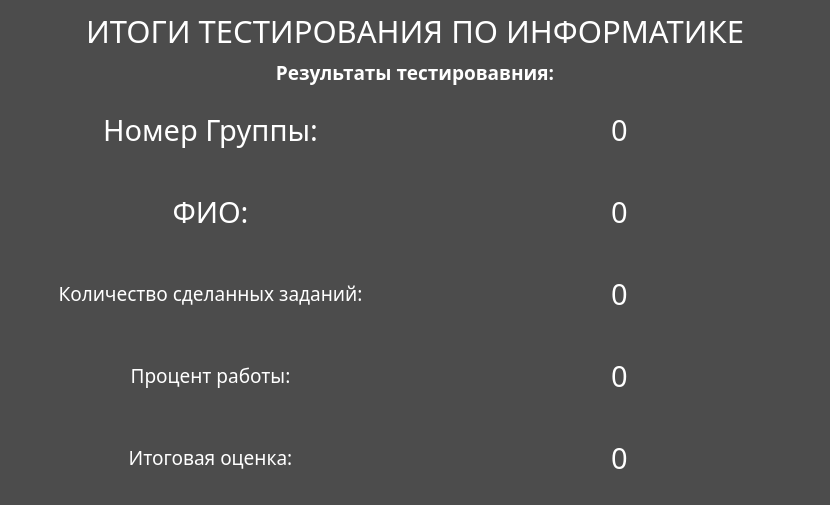
<?xml version="1.0" encoding="UTF-8"?>
<ui version="4.0">
 <class>MainWindowFin</class>
 <widget class="QMainWindow" name="MainWindowFin">
  <property name="geometry">
   <rect>
    <x>0</x>
    <y>0</y>
    <width>830</width>
    <height>505</height>
   </rect>
  </property>
  <property name="minimumSize">
   <size>
    <width>830</width>
    <height>505</height>
   </size>
  </property>
  <property name="font">
   <font>
    <pointsize>1</pointsize>
    <italic>true</italic>
    <bold>true</bold>
    <stylestrategy>PreferAntialias</stylestrategy>
   </font>
  </property>
  <property name="windowTitle">
   <string>MainWindow</string>
  </property>
  <property name="toolTipDuration">
   <number>1</number>
  </property>
  <property name="autoFillBackground">
   <bool>false</bool>
  </property>
  <property name="styleSheet">
   <string notr="true">background-color:rgb(76, 76, 76)</string>
  </property>
  <widget class="QWidget" name="centralwidget">
   <layout class="QVBoxLayout" name="verticalLayout_2">
    <item>
     <layout class="QVBoxLayout" name="verticalLayout">
      <item>
       <widget class="QLabel" name="text">
        <property name="font">
         <font>
          <family>Chalkboard SE</family>
          <pointsize>23</pointsize>
         </font>
        </property>
        <property name="text">
         <string>&lt;html&gt;&lt;head/&gt;&lt;body&gt;&lt;p&gt;&lt;span style=&quot; color:#ffffff;&quot;&gt;ИТОГИ ТЕСТИРОВАНИЯ ПО ИНФОРМАТИКЕ&lt;/span&gt;&lt;/p&gt;&lt;/body&gt;&lt;/html&gt;</string>
        </property>
        <property name="alignment">
         <set>Qt::AlignCenter</set>
        </property>
       </widget>
      </item>
      <item>
       <widget class="QLabel" name="win_start">
        <property name="font">
         <font>
          <family>Chalkboard SE</family>
          <pointsize>14</pointsize>
          <bold>true</bold>
         </font>
        </property>
        <property name="whatsThis">
         <string>&lt;html&gt;&lt;head/&gt;&lt;body&gt;&lt;p align=&quot;justify&quot;&gt;&lt;br/&gt;&lt;/p&gt;&lt;/body&gt;&lt;/html&gt;</string>
        </property>
        <property name="styleSheet">
         <string notr="true">color: rgb(255, 255, 255);</string>
        </property>
        <property name="text">
         <string>&lt;html&gt;&lt;head/&gt;&lt;body&gt;&lt;p&gt;&lt;span style=&quot; color:#ffffff;&quot;&gt;Результаты тестировавния:&lt;/span&gt;&lt;/p&gt;&lt;/body&gt;&lt;/html&gt;</string>
        </property>
        <property name="alignment">
         <set>Qt::AlignCenter</set>
        </property>
       </widget>
      </item>
     </layout>
    </item>
    <item>
     <layout class="QHBoxLayout" name="horizontalLayout">
      <item>
       <widget class="QLabel" name="text_2">
        <property name="font">
         <font>
          <family>Chalkboard SE</family>
          <pointsize>22</pointsize>
         </font>
        </property>
        <property name="styleSheet">
         <string notr="true">color: rgb(255, 255, 255);</string>
        </property>
        <property name="text">
         <string>&lt;html&gt;&lt;head/&gt;&lt;body&gt;&lt;p&gt;&lt;span style=&quot; color:#ffffff;&quot;&gt;Номер Группы:&lt;/span&gt;&lt;/p&gt;&lt;/body&gt;&lt;/html&gt;</string>
        </property>
        <property name="alignment">
         <set>Qt::AlignCenter</set>
        </property>
       </widget>
      </item>
      <item>
       <widget class="QLabel" name="part_groups">
        <property name="font">
         <font>
          <family>Chalkboard SE</family>
          <pointsize>22</pointsize>
         </font>
        </property>
        <property name="toolTip">
         <string>&lt;html&gt;&lt;head/&gt;&lt;body&gt;&lt;p align=&quot;center&quot;&gt;&lt;br/&gt;&lt;/p&gt;&lt;/body&gt;&lt;/html&gt;</string>
        </property>
        <property name="whatsThis">
         <string>&lt;html&gt;&lt;head/&gt;&lt;body&gt;&lt;p align=&quot;center&quot;&gt;&lt;br/&gt;&lt;/p&gt;&lt;/body&gt;&lt;/html&gt;</string>
        </property>
        <property name="styleSheet">
         <string notr="true">color: rgb(255, 255, 255);</string>
        </property>
        <property name="text">
         <string>&lt;html&gt;&lt;head/&gt;&lt;body&gt;&lt;p align=&quot;center&quot;&gt;&lt;span style=&quot; color:#ffffff;&quot;&gt;0&lt;/span&gt;&lt;/p&gt;&lt;/body&gt;&lt;/html&gt;</string>
        </property>
        <property name="alignment">
         <set>Qt::AlignCenter</set>
        </property>
       </widget>
      </item>
     </layout>
    </item>
    <item>
     <layout class="QHBoxLayout" name="horizontalLayout_2">
      <item>
       <widget class="QLabel" name="text_3">
        <property name="font">
         <font>
          <family>Chalkboard SE</family>
          <pointsize>22</pointsize>
         </font>
        </property>
        <property name="styleSheet">
         <string notr="true">color: rgb(255, 255, 255);</string>
        </property>
        <property name="text">
         <string>&lt;html&gt;&lt;head/&gt;&lt;body&gt;&lt;p&gt;&lt;span style=&quot; color:#ffffff;&quot;&gt;ФИО:&lt;/span&gt;&lt;/p&gt;&lt;/body&gt;&lt;/html&gt;</string>
        </property>
        <property name="alignment">
         <set>Qt::AlignCenter</set>
        </property>
       </widget>
      </item>
      <item>
       <widget class="QLabel" name="part_name">
        <property name="font">
         <font>
          <family>Chalkboard SE</family>
          <pointsize>22</pointsize>
         </font>
        </property>
        <property name="toolTip">
         <string>&lt;html&gt;&lt;head/&gt;&lt;body&gt;&lt;p align=&quot;center&quot;&gt;&lt;br/&gt;&lt;/p&gt;&lt;/body&gt;&lt;/html&gt;</string>
        </property>
        <property name="whatsThis">
         <string>&lt;html&gt;&lt;head/&gt;&lt;body&gt;&lt;p align=&quot;center&quot;&gt;&lt;br/&gt;&lt;/p&gt;&lt;/body&gt;&lt;/html&gt;</string>
        </property>
        <property name="styleSheet">
         <string notr="true">color: rgb(255, 255, 255);</string>
        </property>
        <property name="text">
         <string>&lt;html&gt;&lt;head/&gt;&lt;body&gt;&lt;p align=&quot;center&quot;&gt;&lt;span style=&quot; color:#ffffff;&quot;&gt;0&lt;/span&gt;&lt;/p&gt;&lt;/body&gt;&lt;/html&gt;</string>
        </property>
        <property name="alignment">
         <set>Qt::AlignLeading|Qt::AlignLeft|Qt::AlignVCenter</set>
        </property>
       </widget>
      </item>
     </layout>
    </item>
    <item>
     <layout class="QHBoxLayout" name="horizontalLayout_3">
      <item>
       <widget class="QLabel" name="text_4">
        <property name="font">
         <font>
          <family>Chalkboard SE</family>
          <pointsize>14</pointsize>
         </font>
        </property>
        <property name="styleSheet">
         <string notr="true">color: rgb(255, 255, 255);</string>
        </property>
        <property name="text">
         <string>&lt;html&gt;&lt;head/&gt;&lt;body&gt;&lt;p&gt;&lt;span style=&quot; color:#ffffff;&quot;&gt;Количество сделанных заданий:&lt;/span&gt;&lt;/p&gt;&lt;/body&gt;&lt;/html&gt;</string>
        </property>
        <property name="alignment">
         <set>Qt::AlignCenter</set>
        </property>
       </widget>
      </item>
      <item>
       <widget class="QLabel" name="part_kol">
        <property name="font">
         <font>
          <family>Chalkboard SE</family>
          <pointsize>22</pointsize>
         </font>
        </property>
        <property name="toolTip">
         <string>&lt;html&gt;&lt;head/&gt;&lt;body&gt;&lt;p align=&quot;center&quot;&gt;&lt;br/&gt;&lt;/p&gt;&lt;/body&gt;&lt;/html&gt;</string>
        </property>
        <property name="whatsThis">
         <string>&lt;html&gt;&lt;head/&gt;&lt;body&gt;&lt;p align=&quot;center&quot;&gt;&lt;br/&gt;&lt;/p&gt;&lt;/body&gt;&lt;/html&gt;</string>
        </property>
        <property name="styleSheet">
         <string notr="true">color: rgb(255, 255, 255);</string>
        </property>
        <property name="text">
         <string>&lt;html&gt;&lt;head/&gt;&lt;body&gt;&lt;p align=&quot;center&quot;&gt;&lt;span style=&quot; color:#ffffff;&quot;&gt;0&lt;/span&gt;&lt;/p&gt;&lt;/body&gt;&lt;/html&gt;</string>
        </property>
        <property name="alignment">
         <set>Qt::AlignCenter</set>
        </property>
       </widget>
      </item>
     </layout>
    </item>
    <item>
     <layout class="QHBoxLayout" name="horizontalLayout_4">
      <item>
       <widget class="QLabel" name="text_5">
        <property name="font">
         <font>
          <family>Chalkboard SE</family>
          <pointsize>14</pointsize>
         </font>
        </property>
        <property name="styleSheet">
         <string notr="true">color: rgb(255, 255, 255);</string>
        </property>
        <property name="text">
         <string>&lt;html&gt;&lt;head/&gt;&lt;body&gt;&lt;p&gt;&lt;span style=&quot; color:#ffffff;&quot;&gt;Процент работы:&lt;/span&gt;&lt;/p&gt;&lt;/body&gt;&lt;/html&gt;</string>
        </property>
        <property name="alignment">
         <set>Qt::AlignCenter</set>
        </property>
       </widget>
      </item>
      <item>
       <widget class="QLabel" name="part_prog">
        <property name="font">
         <font>
          <family>Chalkboard SE</family>
          <pointsize>22</pointsize>
         </font>
        </property>
        <property name="toolTip">
         <string>&lt;html&gt;&lt;head/&gt;&lt;body&gt;&lt;p align=&quot;center&quot;&gt;&lt;br/&gt;&lt;/p&gt;&lt;/body&gt;&lt;/html&gt;</string>
        </property>
        <property name="whatsThis">
         <string>&lt;html&gt;&lt;head/&gt;&lt;body&gt;&lt;p align=&quot;center&quot;&gt;&lt;br/&gt;&lt;/p&gt;&lt;/body&gt;&lt;/html&gt;</string>
        </property>
        <property name="styleSheet">
         <string notr="true">color: rgb(255, 255, 255);</string>
        </property>
        <property name="text">
         <string>&lt;html&gt;&lt;head/&gt;&lt;body&gt;&lt;p align=&quot;center&quot;&gt;&lt;span style=&quot; color:#ffffff;&quot;&gt;0&lt;/span&gt;&lt;/p&gt;&lt;/body&gt;&lt;/html&gt;</string>
        </property>
        <property name="alignment">
         <set>Qt::AlignLeading|Qt::AlignLeft|Qt::AlignVCenter</set>
        </property>
       </widget>
      </item>
     </layout>
    </item>
    <item>
     <layout class="QHBoxLayout" name="horizontalLayout_5">
      <item>
       <widget class="QLabel" name="text_6">
        <property name="font">
         <font>
          <family>Chalkboard SE</family>
          <pointsize>14</pointsize>
         </font>
        </property>
        <property name="styleSheet">
         <string notr="true">color: rgb(255, 255, 255);</string>
        </property>
        <property name="text">
         <string>&lt;html&gt;&lt;head/&gt;&lt;body&gt;&lt;p&gt;&lt;span style=&quot; color:#ffffff;&quot;&gt;Итоговая оценка:&lt;/span&gt;&lt;/p&gt;&lt;/body&gt;&lt;/html&gt;</string>
        </property>
        <property name="alignment">
         <set>Qt::AlignCenter</set>
        </property>
       </widget>
      </item>
      <item>
       <widget class="QLabel" name="part_ov">
        <property name="font">
         <font>
          <family>Chalkboard SE</family>
          <pointsize>22</pointsize>
         </font>
        </property>
        <property name="toolTip">
         <string>&lt;html&gt;&lt;head/&gt;&lt;body&gt;&lt;p align=&quot;center&quot;&gt;&lt;br/&gt;&lt;/p&gt;&lt;/body&gt;&lt;/html&gt;</string>
        </property>
        <property name="whatsThis">
         <string>&lt;html&gt;&lt;head/&gt;&lt;body&gt;&lt;p align=&quot;center&quot;&gt;&lt;br/&gt;&lt;/p&gt;&lt;/body&gt;&lt;/html&gt;</string>
        </property>
        <property name="styleSheet">
         <string notr="true">color: rgb(255, 255, 255);</string>
        </property>
        <property name="text">
         <string>&lt;html&gt;&lt;head/&gt;&lt;body&gt;&lt;p align=&quot;center&quot;&gt;&lt;span style=&quot; color:#ffffff;&quot;&gt;0&lt;/span&gt;&lt;/p&gt;&lt;/body&gt;&lt;/html&gt;</string>
        </property>
        <property name="alignment">
         <set>Qt::AlignLeading|Qt::AlignLeft|Qt::AlignVCenter</set>
        </property>
       </widget>
      </item>
     </layout>
    </item>
   </layout>
  </widget>
 </widget>
 <resources/>
 <connections/>
</ui>
